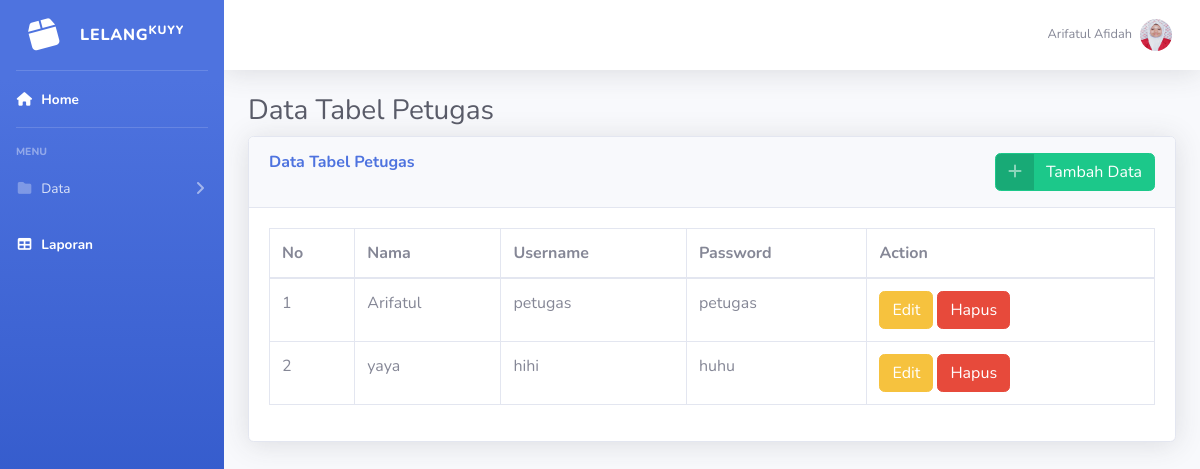
/admin/petugas.php (signed in), run on the app's committed database.
### tables this page shows
CREATE TABLE `petugas` (
  `id` int(11) NOT NULL,
  `nama_petugas` varchar(25) NOT NULL,
  `username` varchar(25) NOT NULL,
  `password` varchar(25) NOT NULL,
  `level` enum('admin','petugas') NOT NULL
);

### admin/petugas.php (the view, shortened to what this page needs)
<!DOCTYPE html>
<html lang="en">
<head>
    <link href="../assets/vendor/fontawesome-free/css/all.min.css" rel="stylesheet" type="text/css">
    <link href="../assets/css/sb-admin-2.min.css" rel="stylesheet">
</head>
<body id="page-top">
    <div id="wrapper">
        <ul class="navbar-nav bg-gradient-primary sidebar sidebar-dark accordion" id="accordionSidebar">
            <a class="sidebar-brand d-flex align-items-center justify-content-center" href="index.php">
                <div class="sidebar-brand-icon rotate-n-15">
                <i class="fas fa-fw fa-box"></i>
                </div>
                <div class="sidebar-brand-text mx-3">LELANG<sup>KUYY</sup></div>
            </a>
            <hr class="sidebar-divider my-0">
            <li class="nav-item active">
                <a class="nav-link" href="index.php">
                    <i class="fas fa-fw fa-home"></i>
                    <span>Home</span></a>
            </li>
            <hr class="sidebar-divider">
            <div class="sidebar-heading">
                Menu
            </div>
            <li class="nav-item">
                <a class="nav-link collapsed" href="#" data-toggle="collapse" data-target="#collapseTwo"
                    aria-expanded="true" aria-controls="collapseTwo">
                    <i class="fas fa-fw fa-folder"></i>
                    <span>Data</span>
                </a>
            </li>
            <li class="nav-item active">
                <a class="nav-link" href="laporan.php">
                    <i class="fas fa-fw fa-table"></i>
                    <span>Laporan</span></a>
            </li>
        </ul>
        <div id="content-wrapper" class="d-flex flex-column">
            <div id="content">
                <nav class="navbar navbar-expand navbar-light bg-white topbar mb-4 static-top shadow">
                    <ul class="navbar-nav ml-auto">
                        <li class="nav-item dropdown no-arrow">
                            <a class="nav-link dropdown-toggle" href="" id="userDropdown" role="button"
                                data-toggle="dropdown" aria-haspopup="true" aria-expanded="false">
                                <span class="mr-2 d-none d-lg-inline text-gray-600 small"><?php echo $_SESSION['username']?></span>
                                <img class="img-profile rounded-circle"
                                src="../assets/img/FotoSMK.JPG">
                            </a>
                        </li>
                    </ul>
                </nav>
                <div class="container-fluid">
                    <h1 class="h3 mb-2 text-gray-800">Data Tabel Petugas   </h1>
                    <div class="card shadow mb-4">
                        <div class="card-header py-3">
                        <button type="button" class="btn btn-success btn-icon-split" style="float: right;" data-toggle="modal" data-target="#TambahModal">
                                        <span class="icon text-white-50">
                                            <i class="fas fa-plus"></i>
                                        </span>
                                        <span class="text">Tambah Data</span>
                            </button>
                            <h6 class="m-0 font-weight-bold text-primary">Data Tabel Petugas</h6>
                        </div>
                        <div class="card-body">
                            <div class="table-responsive">
                            <table class="table table-bordered" id="dataTable" width="100%" cellspacing="0">
                                    <thead>
                                        <tr>
                                            <th>No</th>
                                            <th>Nama</th>
                                            <th>Username</th>
                                            <th>Password</th>
                                            <th>Action</th>
                                        </tr>
                                    </thead>
                                    <tbody>
                                    <?php
                                    include "../koneksi.php";
                                    $petugas = mysqli_query($conn,"SELECT * FROM petugas WHERE level='petugas'");
                                    $no = 0;
                                    while ($data = mysqli_fetch_array($petugas)) {
                                    $no++
                                    ?>
                                        <tr>
                                            <td><?php echo $no?></td>
                                            <td><?=$data['nama_petugas']?></td>
                                            <td><?=$data['username']?></td>
                                            <td><?=$data['password']?></td>
                                            <td>
                                                <form action="" method="post">
                                            <button type="button" class="btn btn-warning" data-toggle="modal" data-target="#EditModal<?php echo $data['id']; ?>">
                                            Edit
                                            </button>
                                            <input type="submit" name="hapus" value="Hapus"class="btn btn-danger" onclick="return confirm('Are you sure you want to delete this item?')">
                                            </form>
                                            </td>
                                        </tr>
                                        <?php
                                    }
                                    ?>
                                    </tbody>
                                </table>
                            </div>
                        </div>
                    </div>
         </div>
            </div>
        </div>
    </div>
</body>
</html>

### data on the page
petugas: nama_petugas "Arifatul", username "petugas", password "petugas"
petugas: nama_petugas "yaya", username "hihi", password "huhu"

### other printed values
$_SESSION['username'] "Arifatul Afidah"
